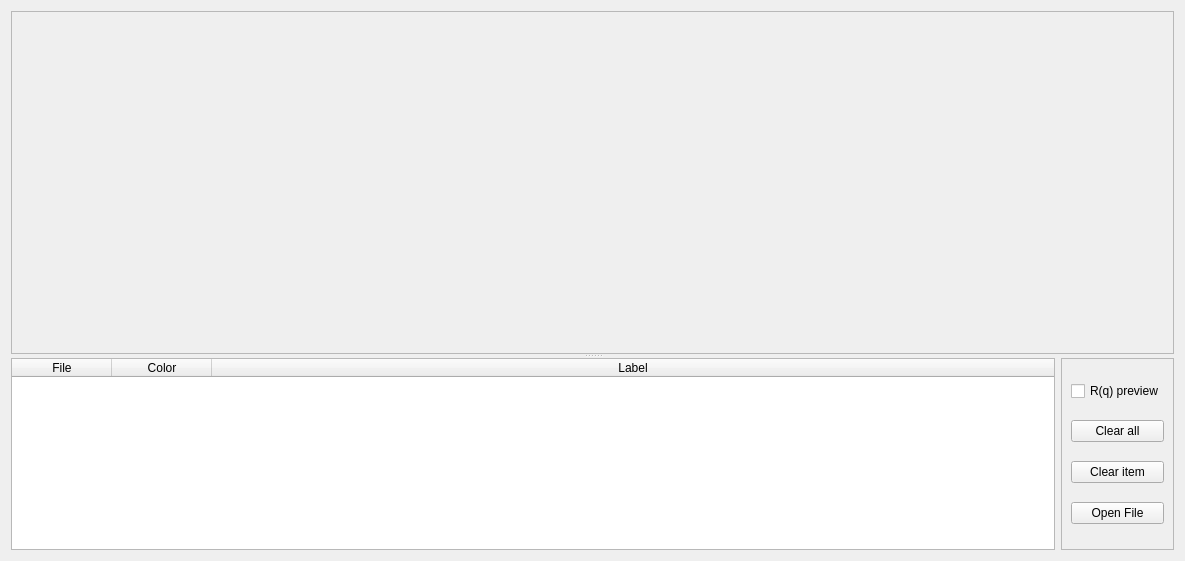
<?xml version="1.0" encoding="UTF-8"?>
<ui version="4.0">
 <class>Form</class>
 <widget class="QWidget" name="Form">
  <property name="geometry">
   <rect>
    <x>0</x>
    <y>0</y>
    <width>1185</width>
    <height>561</height>
   </rect>
  </property>
  <property name="windowTitle">
   <string>Form</string>
  </property>
  <layout class="QVBoxLayout" name="verticalLayout">
   <item>
    <widget class="QSplitter" name="splitter">
     <property name="orientation">
      <enum>Qt::Vertical</enum>
     </property>
     <widget class="QFrame" name="frame_7">
      <property name="sizePolicy">
       <sizepolicy hsizetype="Preferred" vsizetype="Preferred">
        <horstretch>0</horstretch>
        <verstretch>2</verstretch>
       </sizepolicy>
      </property>
      <property name="frameShape">
       <enum>QFrame::StyledPanel</enum>
      </property>
      <property name="frameShadow">
       <enum>QFrame::Sunken</enum>
      </property>
      <layout class="QVBoxLayout" name="verticalLayout_6">
       <item>
        <widget class="MPLWidget" name="comparePlot" native="true"/>
       </item>
      </layout>
     </widget>
     <widget class="QWidget" name="widget_6" native="true">
      <property name="sizePolicy">
       <sizepolicy hsizetype="Preferred" vsizetype="Preferred">
        <horstretch>0</horstretch>
        <verstretch>0</verstretch>
       </sizepolicy>
      </property>
      <layout class="QHBoxLayout" name="horizontalLayout_15">
       <item>
        <widget class="QTableWidget" name="compareList">
         <property name="minimumSize">
          <size>
           <width>250</width>
           <height>0</height>
          </size>
         </property>
         <property name="selectionMode">
          <enum>QAbstractItemView::NoSelection</enum>
         </property>
         <property name="selectionBehavior">
          <enum>QAbstractItemView::SelectItems</enum>
         </property>
         <attribute name="horizontalHeaderCascadingSectionResizes">
          <bool>false</bool>
         </attribute>
         <attribute name="horizontalHeaderDefaultSectionSize">
          <number>100</number>
         </attribute>
         <attribute name="horizontalHeaderMinimumSectionSize">
          <number>100</number>
         </attribute>
         <attribute name="horizontalHeaderStretchLastSection">
          <bool>true</bool>
         </attribute>
         <attribute name="verticalHeaderDefaultSectionSize">
          <number>100</number>
         </attribute>
         <attribute name="verticalHeaderMinimumSectionSize">
          <number>50</number>
         </attribute>
         <column>
          <property name="text">
           <string>File</string>
          </property>
         </column>
         <column>
          <property name="text">
           <string>Color</string>
          </property>
         </column>
         <column>
          <property name="text">
           <string>Label</string>
          </property>
         </column>
        </widget>
       </item>
       <item>
        <widget class="QFrame" name="frame_8">
         <property name="frameShape">
          <enum>QFrame::StyledPanel</enum>
         </property>
         <property name="frameShadow">
          <enum>QFrame::Raised</enum>
         </property>
         <layout class="QVBoxLayout" name="verticalLayout_10">
          <item>
           <widget class="QCheckBox" name="refl_preview_checkbox">
            <property name="text">
             <string>R(q) preview</string>
            </property>
            <property name="checked">
             <bool>false</bool>
            </property>
           </widget>
          </item>
          <item>
           <widget class="QPushButton" name="pushButton">
            <property name="toolTip">
             <string>Clear all items</string>
            </property>
            <property name="text">
             <string>Clear all</string>
            </property>
           </widget>
          </item>
          <item>
           <widget class="QPushButton" name="clear_item_button">
            <property name="toolTip">
             <string>Clear the selected item</string>
            </property>
            <property name="text">
             <string>Clear item</string>
            </property>
           </widget>
          </item>
          <item>
           <widget class="QPushButton" name="pushButton_2">
            <property name="toolTip">
             <string>Open a new file to plot</string>
            </property>
            <property name="text">
             <string>Open File</string>
            </property>
           </widget>
          </item>
         </layout>
        </widget>
       </item>
      </layout>
     </widget>
    </widget>
   </item>
  </layout>
 </widget>
 <customwidgets>
  <customwidget>
   <class>MPLWidget</class>
   <extends>QWidget</extends>
   <header>quicknxs/ui/mplwidget.h</header>
   <container>1</container>
  </customwidget>
 </customwidgets>
 <tabstops>
  <tabstop>compareList</tabstop>
  <tabstop>pushButton_2</tabstop>
  <tabstop>pushButton</tabstop>
 </tabstops>
 <resources/>
 <connections>
  <connection>
   <sender>pushButton_2</sender>
   <signal>pressed()</signal>
   <receiver>Form</receiver>
   <slot>open_file()</slot>
   <hints>
    <hint type="sourcelabel">
     <x>807</x>
     <y>645</y>
    </hint>
    <hint type="destinationlabel">
     <x>851</x>
     <y>638</y>
    </hint>
   </hints>
  </connection>
  <connection>
   <sender>pushButton</sender>
   <signal>pressed()</signal>
   <receiver>Form</receiver>
   <slot>clear_plot()</slot>
   <hints>
    <hint type="sourcelabel">
     <x>812</x>
     <y>578</y>
    </hint>
    <hint type="destinationlabel">
     <x>849</x>
     <y>575</y>
    </hint>
   </hints>
  </connection>
  <connection>
   <sender>compareList</sender>
   <signal>itemChanged(QTableWidgetItem*)</signal>
   <receiver>Form</receiver>
   <slot>draw()</slot>
   <hints>
    <hint type="sourcelabel">
     <x>295</x>
     <y>601</y>
    </hint>
    <hint type="destinationlabel">
     <x>673</x>
     <y>717</y>
    </hint>
   </hints>
  </connection>
  <connection>
   <sender>compareList</sender>
   <signal>cellDoubleClicked(int,int)</signal>
   <receiver>Form</receiver>
   <slot>edit_cell(int,int)</slot>
   <hints>
    <hint type="sourcelabel">
     <x>141</x>
     <y>661</y>
    </hint>
    <hint type="destinationlabel">
     <x>163</x>
     <y>716</y>
    </hint>
   </hints>
  </connection>
  <connection>
   <sender>refl_preview_checkbox</sender>
   <signal>toggled(bool)</signal>
   <receiver>Form</receiver>
   <slot>refl_preview(bool)</slot>
   <hints>
    <hint type="sourcelabel">
     <x>1067</x>
     <y>523</y>
    </hint>
    <hint type="destinationlabel">
     <x>573</x>
     <y>350</y>
    </hint>
   </hints>
  </connection>
  <connection>
   <sender>clear_item_button</sender>
   <signal>pressed()</signal>
   <receiver>Form</receiver>
   <slot>clear_item()</slot>
   <hints>
    <hint type="sourcelabel">
     <x>1064</x>
     <y>606</y>
    </hint>
    <hint type="destinationlabel">
     <x>573</x>
     <y>350</y>
    </hint>
   </hints>
  </connection>
 </connections>
 <slots>
  <slot>open_file()</slot>
  <slot>clear_plot()</slot>
  <slot>draw()</slot>
  <slot>edit_cell(int,int)</slot>
  <slot>refl_preview(bool)</slot>
  <slot>clear_item()</slot>
 </slots>
</ui>
